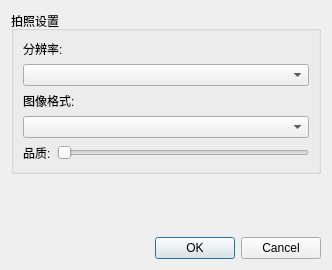
<?xml version="1.0" encoding="UTF-8"?>
<ui version="4.0">
 <class>ImageSettingsUi</class>
 <widget class="QDialog" name="ImageSettingsUi">
  <property name="geometry">
   <rect>
    <x>0</x>
    <y>0</y>
    <width>332</width>
    <height>270</height>
   </rect>
  </property>
  <property name="windowTitle">
   <string>Image Settings</string>
  </property>
  <layout class="QGridLayout" name="gridLayout">
   <item row="0" column="0">
    <widget class="QGroupBox" name="groupBox_2">
     <property name="title">
      <string>拍照设置</string>
     </property>
     <layout class="QGridLayout" name="gridLayout_2">
      <item row="0" column="0" colspan="2">
       <widget class="QLabel" name="label_8">
        <property name="text">
         <string>分辨率:</string>
        </property>
       </widget>
      </item>
      <item row="1" column="0" colspan="2">
       <widget class="QComboBox" name="imageResolutionBox"/>
      </item>
      <item row="2" column="0" colspan="2">
       <widget class="QLabel" name="label_6">
        <property name="text">
         <string>图像格式:</string>
        </property>
       </widget>
      </item>
      <item row="3" column="0" colspan="2">
       <widget class="QComboBox" name="imageCodecBox"/>
      </item>
      <item row="4" column="0">
       <widget class="QLabel" name="label_7">
        <property name="text">
         <string>品质:</string>
        </property>
       </widget>
      </item>
      <item row="4" column="1">
       <widget class="QSlider" name="imageQualitySlider">
        <property name="maximum">
         <number>4</number>
        </property>
        <property name="orientation">
         <enum>Qt::Horizontal</enum>
        </property>
       </widget>
      </item>
     </layout>
    </widget>
   </item>
   <item row="1" column="0">
    <spacer name="verticalSpacer">
     <property name="orientation">
      <enum>Qt::Vertical</enum>
     </property>
     <property name="sizeHint" stdset="0">
      <size>
       <width>20</width>
       <height>14</height>
      </size>
     </property>
    </spacer>
   </item>
   <item row="2" column="0">
    <widget class="QDialogButtonBox" name="buttonBox">
     <property name="orientation">
      <enum>Qt::Horizontal</enum>
     </property>
     <property name="standardButtons">
      <set>QDialogButtonBox::Cancel|QDialogButtonBox::Ok</set>
     </property>
    </widget>
   </item>
  </layout>
 </widget>
 <resources/>
 <connections>
  <connection>
   <sender>buttonBox</sender>
   <signal>accepted()</signal>
   <receiver>ImageSettingsUi</receiver>
   <slot>accept()</slot>
   <hints>
    <hint type="sourcelabel">
     <x>322</x>
     <y>272</y>
    </hint>
    <hint type="destinationlabel">
     <x>44</x>
     <y>230</y>
    </hint>
   </hints>
  </connection>
  <connection>
   <sender>buttonBox</sender>
   <signal>rejected()</signal>
   <receiver>ImageSettingsUi</receiver>
   <slot>reject()</slot>
   <hints>
    <hint type="sourcelabel">
     <x>405</x>
     <y>262</y>
    </hint>
    <hint type="destinationlabel">
     <x>364</x>
     <y>227</y>
    </hint>
   </hints>
  </connection>
 </connections>
</ui>
